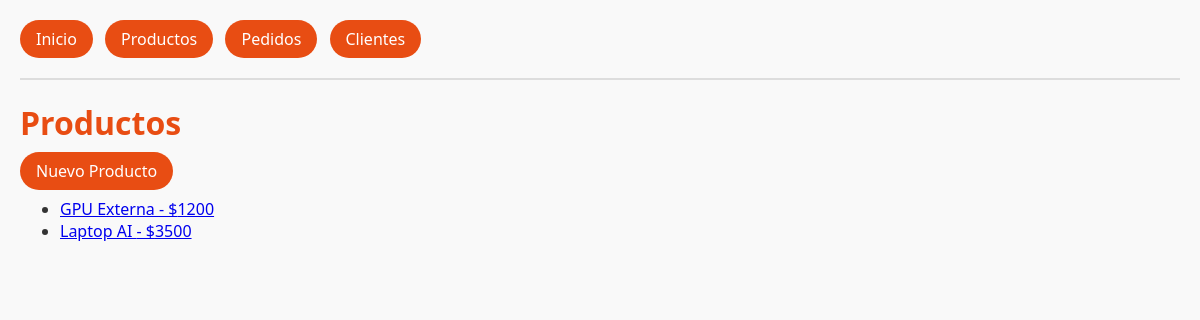
/productos/, run on the app's committed database.
### tienda/models.py (models this page shows, shortened)
class Producto(models.Model):
    nombre = models.CharField(max_length=100)
    descripcion = models.TextField()
    precio = models.DecimalField(max_digits=8, decimal_places=2)
    creado_en = models.DateTimeField(auto_now_add=True)

### tienda/views.py (the view)
# urls.py: path("productos/", views.lista_productos, name="lista_productos"),
def lista_productos(request):
    productos = Producto.objects.all().order_by("nombre")
    return render(request, "tienda/lista_productos.html", {"productos": productos})

### tienda/templates/tienda/lista_productos.html (shortened to what this page needs)
{% extends "tienda/base.html" %}
{% block content %}
<h1>Productos</h1>
<p>
    <a href="{% url 'tienda:crear_producto' %}" class="btn">Nuevo Producto</a>
</p>
<ul>
    {% for p in productos %}
    <li>
        <a href="{% url 'tienda:detalle_producto' p.pk %}" >
            {{ p.nombre }} - ${{ p.precio|floatformat:0 }}
        </a>
    </li>
    {% empty %}
    <li>No hay productos disponibles.</li>
    {% endfor %}
</ul>
{% endblock %}

### tienda/static/css/main.css (style rules this page uses)
body { font-family: 'Segoe UI', sans-serif; margin: 20px; background-color: #f9f9f9; color: #333; }
h1, h2, h3 { color: #e84d13; margin-bottom: 15px; }
.btn { border-radius: 9999px; padding: 8px 16px; background-color: #e84d13; color: #fff; text-decoration: none; }

### data on the page
Producto: nombre "GPU Externa", precio "1200"
Producto: nombre "Laptop AI", precio "3500"
